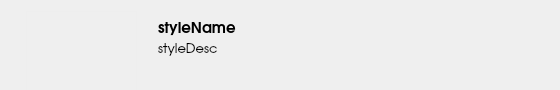
<?xml version="1.0" encoding="UTF-8"?>
<ui version="4.0">
 <class>StyleItemWidget</class>
 <widget class="QWidget" name="StyleItemWidget">
  <property name="geometry">
   <rect>
    <x>0</x>
    <y>0</y>
    <width>560</width>
    <height>90</height>
   </rect>
  </property>
  <property name="minimumSize">
   <size>
    <width>0</width>
    <height>90</height>
   </size>
  </property>
  <property name="windowTitle">
   <string>Form</string>
  </property>
  <layout class="QGridLayout" name="gridLayout">
   <item row="0" column="1">
    <widget class="QLabel" name="stylePreview">
     <property name="minimumSize">
      <size>
       <width>111</width>
       <height>90</height>
      </size>
     </property>
     <property name="maximumSize">
      <size>
       <width>111</width>
       <height>90</height>
      </size>
     </property>
     <property name="styleSheet">
      <string>border: 1px solid rgb(236, 236, 236, 100);</string>
     </property>
     <property name="text">
      <string/>
     </property>
     <property name="pixmap">
      <pixmap>./gui/pics/logo2010.png</pixmap>
     </property>
     <property name="scaledContents">
      <bool>true</bool>
     </property>
    </widget>
   </item>
   <item row="0" column="2">
    <layout class="QVBoxLayout" name="verticalLayout">
     <property name="spacing">
      <number>5</number>
     </property>
     <property name="sizeConstraint">
      <enum>QLayout::SetNoConstraint</enum>
     </property>
     <property name="leftMargin">
      <number>15</number>
     </property>
     <property name="topMargin">
      <number>5</number>
     </property>
     <property name="rightMargin">
      <number>15</number>
     </property>
     <item>
      <widget class="QLabel" name="styleName">
       <property name="font">
        <font>
         <family>URW Gothic L</family>
         <pointsize>11</pointsize>
         <weight>75</weight>
         <bold>true</bold>
        </font>
       </property>
       <property name="text">
        <string>styleName</string>
       </property>
      </widget>
     </item>
     <item>
      <widget class="QLabel" name="styleDesc">
       <property name="minimumSize">
        <size>
         <width>200</width>
         <height>0</height>
        </size>
       </property>
       <property name="font">
        <font>
         <family>URW Gothic L</family>
         <pointsize>10</pointsize>
        </font>
       </property>
       <property name="styleSheet">
        <string notr="true"/>
       </property>
       <property name="text">
        <string>styleDesc</string>
       </property>
       <property name="wordWrap">
        <bool>true</bool>
       </property>
      </widget>
     </item>
     <item>
      <spacer name="verticalSpacer">
       <property name="orientation">
        <enum>Qt::Vertical</enum>
       </property>
       <property name="sizeHint" stdset="0">
        <size>
         <width>20</width>
         <height>40</height>
        </size>
       </property>
      </spacer>
     </item>
    </layout>
   </item>
   <item row="0" column="3">
    <spacer name="horizontalSpacer">
     <property name="orientation">
      <enum>Qt::Horizontal</enum>
     </property>
     <property name="sizeHint" stdset="0">
      <size>
       <width>313</width>
       <height>20</height>
      </size>
     </property>
    </spacer>
   </item>
   <item row="0" column="0">
    <spacer name="horizontalSpacer_2">
     <property name="orientation">
      <enum>Qt::Horizontal</enum>
     </property>
     <property name="sizeType">
      <enum>QSizePolicy::Fixed</enum>
     </property>
     <property name="sizeHint" stdset="0">
      <size>
       <width>15</width>
       <height>20</height>
      </size>
     </property>
    </spacer>
   </item>
  </layout>
 </widget>
 <resources/>
 <connections/>
</ui>
